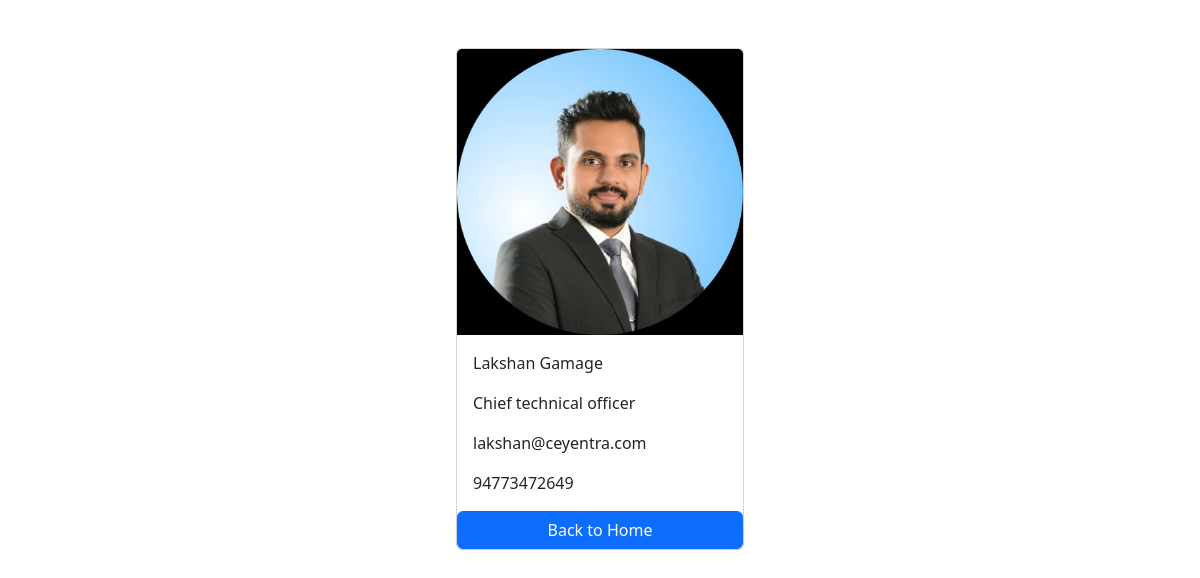
Screenshot of /employees/2/ with the database file from the repository.
### employees/models.py (models this page shows, shortened)
class Employee(models.Model):
    first_name = models.CharField(max_length=200)
    last_name = models.CharField(max_length=200)
    photo = models.ImageField(upload_to='images')
    designation = models.CharField(max_length=200)
    email = models.CharField(max_length=200, unique=True)
    phone_number = models.CharField(max_length=200, blank=True)
    created_at = models.DateTimeField(auto_now_add=True)
    updated_at = models.DateTimeField(auto_now=True)

### employees/views.py (the view)
# urls.py: path('<int:pk>/', views.employee_detail, name='employee_detail'),
def employee_detail(request, pk):
    employee = get_object_or_404(Employee, pk=pk)
    context = {
        'employee': employee
    }
    return render(request, 'employee_detail.html', context)

### templates/employee_detail.html (shortened to what this page needs)
{% load static %}
<!DOCTYPE html>
<html lang="en">
<head>
    <link href="https://cdn.jsdelivr.net/npm/bootstrap@5.3.0/dist/css/bootstrap.min.css" rel="stylesheet"
>
</head>
<body>
<div class="container pt-5">
    <div class="card mx-auto" style="width: 18rem;">
        <img class="card-img-top" src="{{ employee.photo.url }}" alt="Employee photo">
        <div class="card-body">
            <p class="card-text">{{ employee.first_name }} {{ employee.last_name }}</p>
            <p class="card-text">{{ employee.designation }}</p>
            <p class="card-text">{{ employee.email }}</p>
            <p class="card-text">{{ employee.phone_number }}</p>
        </div>
        <a href="{% url 'home' %}" class="btn btn-primary">Back to Home</a>
    </div>
</div>
</body>
</html>

### rows the page displays
Employee: photo (picture), first_name "Lakshan", last_name "Gamage", designation "Chief technical officer", email "lakshan@ceyentra.com", phone_number "94773472649"
